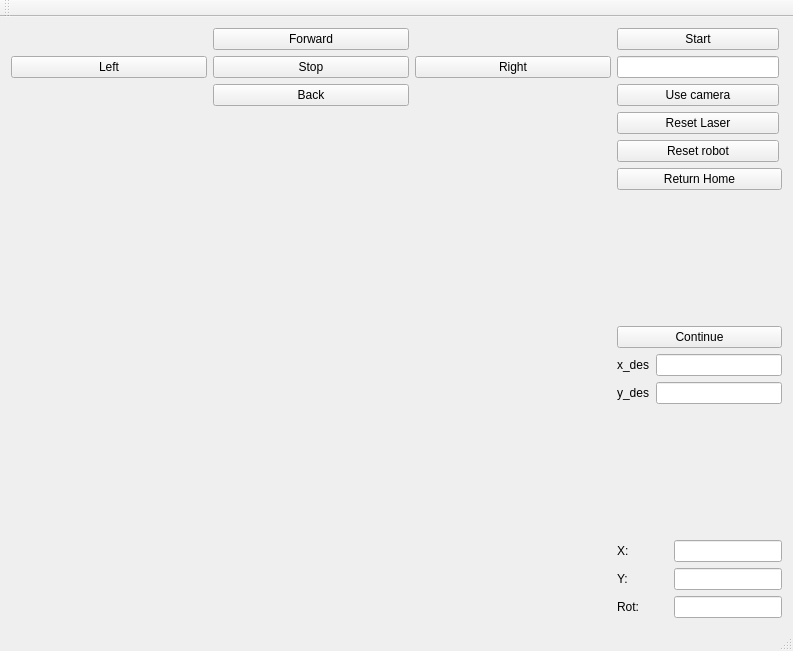
<?xml version="1.0" encoding="UTF-8"?>
<ui version="4.0">
 <class>MainWindow</class>
 <widget class="QMainWindow" name="MainWindow">
  <property name="geometry">
   <rect>
    <x>0</x>
    <y>0</y>
    <width>793</width>
    <height>651</height>
   </rect>
  </property>
  <property name="windowTitle">
   <string>MainWindow</string>
  </property>
  <widget class="QWidget" name="centralWidget">
   <layout class="QGridLayout" name="gridLayout">
    <item row="2" column="0">
     <widget class="QWidget" name="widget" native="true">
      <property name="sizePolicy">
       <sizepolicy hsizetype="MinimumExpanding" vsizetype="Expanding">
        <horstretch>0</horstretch>
        <verstretch>0</verstretch>
       </sizepolicy>
      </property>
      <property name="minimumSize">
       <size>
        <width>600</width>
        <height>450</height>
       </size>
      </property>
     </widget>
    </item>
    <item row="1" column="1">
     <layout class="QVBoxLayout" name="verticalLayout">
      <item>
       <widget class="QPushButton" name="pushButton_9">
        <property name="sizePolicy">
         <sizepolicy hsizetype="Fixed" vsizetype="Fixed">
          <horstretch>0</horstretch>
          <verstretch>0</verstretch>
         </sizepolicy>
        </property>
        <property name="minimumSize">
         <size>
          <width>162</width>
          <height>0</height>
         </size>
        </property>
        <property name="text">
         <string>Start</string>
        </property>
       </widget>
      </item>
      <item>
       <widget class="QLineEdit" name="lineEdit">
        <property name="sizePolicy">
         <sizepolicy hsizetype="Fixed" vsizetype="Fixed">
          <horstretch>0</horstretch>
          <verstretch>0</verstretch>
         </sizepolicy>
        </property>
        <property name="minimumSize">
         <size>
          <width>162</width>
          <height>0</height>
         </size>
        </property>
       </widget>
      </item>
      <item>
       <widget class="QPushButton" name="pushButton">
        <property name="sizePolicy">
         <sizepolicy hsizetype="Fixed" vsizetype="Fixed">
          <horstretch>0</horstretch>
          <verstretch>0</verstretch>
         </sizepolicy>
        </property>
        <property name="minimumSize">
         <size>
          <width>162</width>
          <height>0</height>
         </size>
        </property>
        <property name="text">
         <string>Use camera</string>
        </property>
       </widget>
      </item>
     </layout>
    </item>
    <item row="1" column="0">
     <layout class="QGridLayout" name="gridLayout_2">
      <item row="1" column="2">
       <widget class="QPushButton" name="pushButton_5">
        <property name="sizePolicy">
         <sizepolicy hsizetype="Expanding" vsizetype="Fixed">
          <horstretch>0</horstretch>
          <verstretch>0</verstretch>
         </sizepolicy>
        </property>
        <property name="text">
         <string>Right</string>
        </property>
       </widget>
      </item>
      <item row="0" column="1">
       <widget class="QPushButton" name="pushButton_2">
        <property name="sizePolicy">
         <sizepolicy hsizetype="Expanding" vsizetype="Fixed">
          <horstretch>0</horstretch>
          <verstretch>0</verstretch>
         </sizepolicy>
        </property>
        <property name="text">
         <string>Forward</string>
        </property>
       </widget>
      </item>
      <item row="2" column="1">
       <widget class="QPushButton" name="pushButton_3">
        <property name="sizePolicy">
         <sizepolicy hsizetype="Expanding" vsizetype="Fixed">
          <horstretch>0</horstretch>
          <verstretch>0</verstretch>
         </sizepolicy>
        </property>
        <property name="text">
         <string>Back</string>
        </property>
       </widget>
      </item>
      <item row="1" column="1">
       <widget class="QPushButton" name="pushButton_4">
        <property name="sizePolicy">
         <sizepolicy hsizetype="Expanding" vsizetype="Fixed">
          <horstretch>0</horstretch>
          <verstretch>0</verstretch>
         </sizepolicy>
        </property>
        <property name="text">
         <string>Stop</string>
        </property>
       </widget>
      </item>
      <item row="1" column="0">
       <widget class="QPushButton" name="pushButton_6">
        <property name="sizePolicy">
         <sizepolicy hsizetype="Expanding" vsizetype="Fixed">
          <horstretch>0</horstretch>
          <verstretch>0</verstretch>
         </sizepolicy>
        </property>
        <property name="text">
         <string>Left</string>
        </property>
       </widget>
      </item>
     </layout>
    </item>
    <item row="2" column="1">
     <layout class="QVBoxLayout" name="verticalLayout_2">
      <item>
       <widget class="QPushButton" name="pushButton_7">
        <property name="sizePolicy">
         <sizepolicy hsizetype="Fixed" vsizetype="Fixed">
          <horstretch>0</horstretch>
          <verstretch>0</verstretch>
         </sizepolicy>
        </property>
        <property name="minimumSize">
         <size>
          <width>162</width>
          <height>0</height>
         </size>
        </property>
        <property name="text">
         <string>Reset Laser</string>
        </property>
       </widget>
      </item>
      <item>
       <widget class="QPushButton" name="pushButton_8">
        <property name="sizePolicy">
         <sizepolicy hsizetype="Fixed" vsizetype="Fixed">
          <horstretch>0</horstretch>
          <verstretch>0</verstretch>
         </sizepolicy>
        </property>
        <property name="minimumSize">
         <size>
          <width>162</width>
          <height>0</height>
         </size>
        </property>
        <property name="text">
         <string>Reset robot</string>
        </property>
       </widget>
      </item>
      <item>
       <widget class="QPushButton" name="pushButton_10">
        <property name="text">
         <string>Return Home</string>
        </property>
       </widget>
      </item>
      <item>
       <spacer name="verticalSpacer">
        <property name="orientation">
         <enum>Qt::Orientation::Vertical</enum>
        </property>
        <property name="sizeHint" stdset="0">
         <size>
          <width>20</width>
          <height>40</height>
         </size>
        </property>
       </spacer>
      </item>
      <item>
       <layout class="QFormLayout" name="formLayout_3">
        <item row="1" column="0">
         <widget class="QLabel" name="label_4">
          <property name="text">
           <string>x_des</string>
          </property>
         </widget>
        </item>
        <item row="2" column="0">
         <widget class="QLabel" name="label_5">
          <property name="text">
           <string>y_des</string>
          </property>
         </widget>
        </item>
        <item row="1" column="1">
         <widget class="QLineEdit" name="lineEdit_x_des"/>
        </item>
        <item row="2" column="1">
         <widget class="QLineEdit" name="lineEdit_y_des"/>
        </item>
        <item row="0" column="0" colspan="2">
         <widget class="QPushButton" name="pushButton_continue">
          <property name="text">
           <string>Continue</string>
          </property>
         </widget>
        </item>
       </layout>
      </item>
      <item>
       <spacer name="verticalSpacer_2">
        <property name="orientation">
         <enum>Qt::Orientation::Vertical</enum>
        </property>
        <property name="sizeHint" stdset="0">
         <size>
          <width>20</width>
          <height>40</height>
         </size>
        </property>
       </spacer>
      </item>
      <item>
       <layout class="QGridLayout" name="gridLayout_3">
        <item row="1" column="0">
         <widget class="QLabel" name="label_2">
          <property name="text">
           <string>Y:</string>
          </property>
         </widget>
        </item>
        <item row="2" column="0">
         <widget class="QLabel" name="label_3">
          <property name="text">
           <string>Rot:</string>
          </property>
         </widget>
        </item>
        <item row="2" column="1">
         <widget class="QLineEdit" name="lineEdit_4">
          <property name="sizePolicy">
           <sizepolicy hsizetype="Fixed" vsizetype="Fixed">
            <horstretch>0</horstretch>
            <verstretch>0</verstretch>
           </sizepolicy>
          </property>
          <property name="focusPolicy">
           <enum>Qt::FocusPolicy::NoFocus</enum>
          </property>
          <property name="readOnly">
           <bool>true</bool>
          </property>
         </widget>
        </item>
        <item row="0" column="0">
         <widget class="QLabel" name="label">
          <property name="text">
           <string>X:</string>
          </property>
         </widget>
        </item>
        <item row="1" column="1">
         <widget class="QLineEdit" name="lineEdit_3">
          <property name="sizePolicy">
           <sizepolicy hsizetype="Fixed" vsizetype="Fixed">
            <horstretch>0</horstretch>
            <verstretch>0</verstretch>
           </sizepolicy>
          </property>
          <property name="focusPolicy">
           <enum>Qt::FocusPolicy::NoFocus</enum>
          </property>
          <property name="readOnly">
           <bool>true</bool>
          </property>
         </widget>
        </item>
        <item row="0" column="1">
         <widget class="QLineEdit" name="lineEdit_2">
          <property name="sizePolicy">
           <sizepolicy hsizetype="Fixed" vsizetype="Fixed">
            <horstretch>0</horstretch>
            <verstretch>0</verstretch>
           </sizepolicy>
          </property>
          <property name="focusPolicy">
           <enum>Qt::FocusPolicy::NoFocus</enum>
          </property>
          <property name="readOnly">
           <bool>true</bool>
          </property>
         </widget>
        </item>
       </layout>
      </item>
     </layout>
    </item>
   </layout>
  </widget>
  <widget class="QMenuBar" name="menuBar">
   <property name="geometry">
    <rect>
     <x>0</x>
     <y>0</y>
     <width>793</width>
     <height>21</height>
    </rect>
   </property>
  </widget>
  <widget class="QToolBar" name="mainToolBar">
   <attribute name="toolBarArea">
    <enum>TopToolBarArea</enum>
   </attribute>
   <attribute name="toolBarBreak">
    <bool>false</bool>
   </attribute>
  </widget>
  <widget class="QStatusBar" name="statusBar"/>
 </widget>
 <layoutdefault spacing="6" margin="11"/>
 <resources/>
 <connections/>
</ui>
